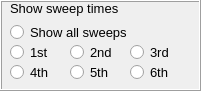
      <widget class="QFrame" name="frame_4">
       <property name="geometry">
        <rect>
         <x>10</x>
         <y>180</y>
         <width>201</width>
         <height>91</height>
        </rect>
       </property>
       <property name="autoFillBackground">
        <bool>true</bool>
       </property>
       <property name="frameShape">
        <enum>QFrame::Box</enum>
       </property>
       <property name="frameShadow">
        <enum>QFrame::Raised</enum>
       </property>
       <widget class="QLabel" name="label_13">
        <property name="geometry">
         <rect>
          <x>10</x>
          <y>0</y>
          <width>131</width>
          <height>16</height>
         </rect>
        </property>
        <property name="font">
         <font>
          <pointsize>10</pointsize>
         </font>
        </property>
        <property name="text">
         <string>Show sweep times</string>
        </property>
       </widget>
       <widget class="QRadioButton" name="radioButton">
        <property name="geometry">
         <rect>
          <x>10</x>
          <y>20</y>
          <width>131</width>
          <height>24</height>
         </rect>
        </property>
        <property name="font">
         <font>
          <pointsize>10</pointsize>
         </font>
        </property>
        <property name="text">
         <string>Show all sweeps</string>
        </property>
       </widget>
       <widget class="QRadioButton" name="radioButton_2">
        <property name="geometry">
         <rect>
          <x>10</x>
          <y>40</y>
          <width>41</width>
          <height>24</height>
         </rect>
        </property>
        <property name="font">
         <font>
          <pointsize>10</pointsize>
         </font>
        </property>
        <property name="text">
         <string>1st</string>
        </property>
       </widget>
       <widget class="QRadioButton" name="radioButton_3">
        <property name="geometry">
         <rect>
          <x>70</x>
          <y>40</y>
          <width>51</width>
          <height>24</height>
         </rect>
        </property>
        <property name="font">
         <font>
          <pointsize>10</pointsize>
         </font>
        </property>
        <property name="text">
         <string>2nd</string>
        </property>
       </widget>
       <widget class="QRadioButton" name="radioButton_4">
        <property name="geometry">
         <rect>
          <x>130</x>
          <y>40</y>
          <width>51</width>
          <height>24</height>
         </rect>
        </property>
        <property name="font">
         <font>
          <pointsize>10</pointsize>
         </font>
        </property>
        <property name="text">
         <string>3rd</string>
        </property>
       </widget>
       <widget class="QRadioButton" name="radioButton_5">
        <property name="geometry">
         <rect>
          <x>10</x>
          <y>60</y>
          <width>51</width>
          <height>24</height>
         </rect>
        </property>
        <property name="font">
         <font>
          <pointsize>10</pointsize>
         </font>
        </property>
        <property name="text">
         <string>4th</string>
        </property>
       </widget>
       <widget class="QRadioButton" name="radioButton_6">
        <property name="geometry">
         <rect>
          <x>70</x>
          <y>60</y>
          <width>51</width>
          <height>24</height>
         </rect>
        </property>
        <property name="font">
         <font>
          <pointsize>10</pointsize>
         </font>
        </property>
        <property name="text">
         <string>5th</string>
        </property>
       </widget>
       <widget class="QRadioButton" name="radioButton_7">
        <property name="geometry">
         <rect>
          <x>130</x>
          <y>60</y>
          <width>51</width>
          <height>24</height>
         </rect>
        </property>
        <property name="font">
         <font>
          <pointsize>10</pointsize>
         </font>
        </property>
        <property name="text">
         <string>6th</string>
        </property>
       </widget>
      </widget>
